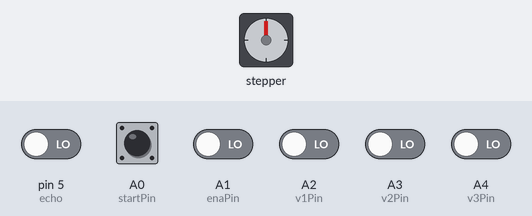
Simulated run of this sketch. Board: Arduino Uno, built with avr-gcc and run on an emulated ATmega328P. Parts: stepper motor. Wiring (inferred from the names in the program): stepper motor driver (200 steps per turn assumed): step pin 11; direction pin 12; enable pin 13. The inputs (shaded band) are chosen by the test bench; at power-on: A0 (startPin), A1 (enaPin), A2 (v1Pin), A3 (v2Pin), A4 (v3Pin), pin 5 (echo) LOW. What the sketch prints to the serial monitor is not drawn.

Above: at 1.2 s.
1.3 s: A0 (startPin) pulled HIGH for 0.15 s
4.4 s: A0 (startPin) pulled HIGH for 1 s
8.4 s: A0 (startPin) driven HIGH and A1 (enaPin) driven HIGH
10.0 s: A2 (v1Pin) driven HIGH
Timing chart, 0 to 13.0 s (numbered marks = the images above; inputs shaded):
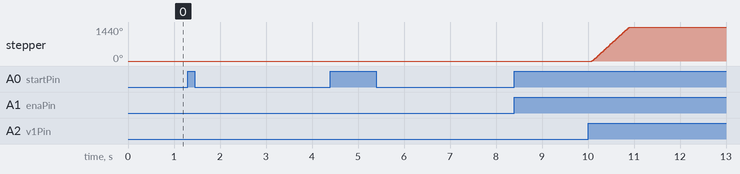

Measured:
- after the input at 1.3 s, every drawn part: stays the same
- after the input at 4.4 s, every drawn part: stays the same
- after the input at 8.4 s, every drawn part: stays the same
- after the input at 10.0 s, stepper: turns 1440° clockwise in 0.81 s, starting after 0.09 s

The sketch:

test_arduino.ino
```cpp
//sensor
const int echo = 5;
const int trig = 6;

//relay pins
const int r1 = 7;
const int r2 = 8;

// conveyor pin assignments
const int motor_step = 11;
const int motor_dir = 12;
const int motor_ena = 13;


//read pin assignments
const int startPin = A0;
const int enaPin = A1;
const int v1Pin = A2;
const int v2Pin = A3;
const int v3Pin = A4;


//setup var
int start, ena, v1, v2, v3, var, step, caneIn;
int position = 1;


void setup() {
  Serial.begin(9600);

//sensor
  pinMode(trig, OUTPUT);
  pinMode(echo, INPUT);

//relay
  pinMode(r1, OUTPUT);
  pinMode(r2, OUTPUT);
  digitalWrite(r1,HIGH);
  digitalWrite(r2,HIGH);

//motors
  pinMode(motor_ena, OUTPUT);
  pinMode(motor_step, OUTPUT);
  pinMode(motor_dir, OUTPUT);
  digitalWrite(motor_ena, LOW);

  pinMode(startPin, INPUT);
  pinMode(enaPin, INPUT);
  pinMode(v1Pin, INPUT);
  pinMode(v2Pin, INPUT);
  pinMode(v3Pin, INPUT);

  Serial.println("Setup Complete");
}

void loop() {

  start = digitalRead(startPin);
  while (start == 1){

      ena = digitalRead(enaPin);

      if (ena==1){
          Serial.print("Input detected. Ena: ");
          Serial.println(ena);

          var = readVar();
          Serial.print("Variety: ");
          Serial.println(var);

          if (var!=0 && var!=6 && var!=7){
              step = det_position(var);
              Serial.print("sorter rotating. Steps = ");
              Serial.println(step);
              sorter(step);

              digitalWrite(trig, HIGH);
              while(true){
                Serial.println("Sorter Status: waiting for cane");
                caneIn = digitalRead(echo);
                if (caneIn == HIGH){
                  Serial.println("Cane Status: CANE IN THE SORTER!");
                  break; }
              }
              digitalWrite(trig, LOW);
          }

          if (var == 0){}
          if (var == 6){}
          if (var == 7){}
      }
      Serial.println("Sorter Status: waiting for INPUT");
      start = digitalRead(startPin);
  }
  Serial.println("Waiting for start:");
}


int readVar(){
  int variety = 0;
  float v1 = digitalRead(v1Pin);
  float v2 = digitalRead(v2Pin);
  float v3 = digitalRead(v3Pin);

  if (v1==1) variety += 1;
  if (v2==1) variety += 2;
  if (v3==1) variety += 4;

  return variety;
}


void emptyContainer(){

  digitalWrite(r1,HIGH);
  digitalWrite(r2,LOW);
  delay(5000);
  digitalWrite(r1,LOW);
  digitalWrite(r2,HIGH);
  delay(5000);
  digitalWrite(r1,LOW);
  digitalWrite(r2,LOW);

}

int det_position( int value){
    int step;
    int toGo = position - value;

    if (toGo = 1 || toGo == -4) {step=1;}
    else if (toGo = 2 || toGo == -3) {step=2;}
    else if (toGo = -1 || toGo == 4) {step=-1;}
    else if (toGo = -2 || toGo == 3) {step=-2;}
    return step;

  }

void sorter(int step){
  int vel = 500;
  int cal = 800;
  if (step<0){
    digitalWrite(motor_dir, LOW);
    step=abs(step);
    for (int i=0; i<step; i++){
      for (int x = 0; x< cal; x++){
        digitalWrite(motor_step,HIGH);
        delayMicroseconds(vel);
        digitalWrite(motor_step,LOW);
        delayMicroseconds(vel);}
    }
  }

  else{
    digitalWrite(motor_dir, HIGH);
    step=abs(step);
    for (int i=0; i<step; i++){
      for (int x = 0; x< cal; x++){
        digitalWrite(motor_step,HIGH);
        delayMicroseconds(vel);
        digitalWrite(motor_step,LOW);
        delayMicroseconds(vel);}
    }
  }
}
```
